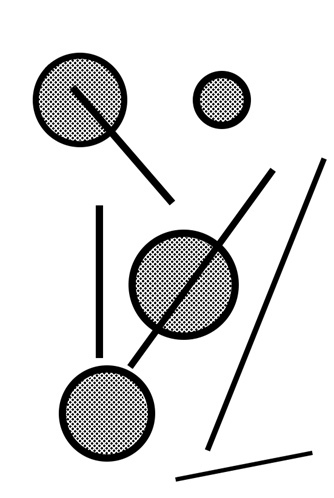
#> input picture Lab7/4-1.jpg, 334 x 498 px, found by its file name
$ python second.py
#> lines starting #> are read from the running program, lines starting #| are printed output that depends on the picture; after the words box and inside, x2 and y2 are one past the last pixel; in counts of white or black regions, pixels touching at a corner belong together
import cv2, numpy as np
from math import pi

def draw_line(x0, y0, x1, y1, img, color = (0, 139, 255), thickness = 3, lineType = cv2.LINE_8):
    cv2.line(img, (x0,y0), (x1,y1), color, thickness, lineType)

path = './Lab7/4-1.jpg'
img = cv2.imread(path, flags = cv2.IMREAD_COLOR)
#> img is the input picture: shape (498, 334, 3); min 0, max 255, mean 223.8
ker = np.full((3, 3),0.1)

img_morph = cv2.morphologyEx(img, op = cv2.MORPH_OPEN, kernel = ker, anchor = (-1, -1), iterations = 2, borderType = cv2.BORDER_DEFAULT)
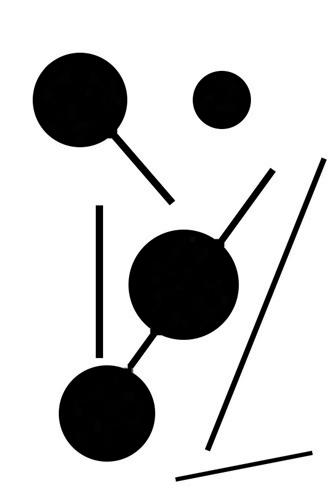
#> img_morph: shape (498, 334, 3); min 0, max 255, mean 206.5

img2G = cv2.cvtColor(img_morph, cv2.COLOR_BGR2GRAY)
_, img2 = cv2.threshold(img2G, 75, 255, type = cv2.THRESH_BINARY_INV)
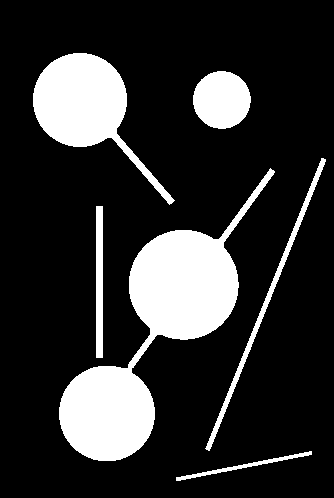
#> img2: shape (498, 334); 18.6% white; 6 white regions, box (x1, y1, x2, y2) and area: (59, 168, 275, 461) 17590, (33, 53, 175, 205) 7592, (193, 71, 251, 129) 2618, (205, 158, 326, 451) 1601, (96, 206, 103, 358) 1064, (176, 451, 312, 481) 527

lines = cv2.HoughLinesP(img2, rho = 5, theta = pi/180, threshold = 1000, minLineLength = 50, maxLineGap = 5)
#> lines = 52 rows, first 6: [72, 445, 271, 170], [102, 357, 102, 206], [206, 449, 324, 159], [158, 334, 272, 170], [100, 206, 101, 296], [105, 460, 136, 376]
circles = cv2.HoughCircles(img2G, method = cv2.HOUGH_GRADIENT, dp = 2, minDist = 20, param1 = 80, param2 = 100, minRadius = 0, maxRadius = 0)
#> circles = [[183, 285, 54.8], [107, 413, 48.8], [221, 99, 29.2], [79, 99, 48.2]]
maxlen = 0
maxindexL = 0
maxarea = 0
maxindexC = 0
for i in range(0, lines.shape[0]):
    x0,y0,x1,y1 = lines[i][0][:]
    length = ((y1-y0)**2 + (x1-x0)**2)**(1/2)
    if maxlen <= length:
        maxlen = length
        maxindexL = i
#> this loop made 52 passes
#> (x0, y0, x1, y1, length, maxlen) on pass 1: (72, 445, 271, 170, 339.4, 339.4)
#> (x0, y0, x1, y1, length) on passes 2 to 7: (102, 357, 102, 206, 151), (206, 449, 324, 159, 313.1), (158, 334, 272, 170, 199.7), (100, 206, 101, 296, 90.01), (105, 460, 136, 376, 89.54), (95, 459, 136, 353, 113.7)
#> after the loop, maxindexL = 0; maxlen = 339.4
for j in range(0, circles.shape[1]):
    x = int(circles[0][j][0])
    y = int(circles[0][j][1])
    R = int(circles[0][j][2])
    area = pi*(R**2)
    if maxarea <= area:
        maxarea = area
        maxindexC = j
#> this loop made 4 passes
#> (x, y, R, area, maxarea) on pass 1: (183, 285, 54, 9160.9, 9160.9)
#> (x, y, R, area) on passes 2 to 4: (107, 413, 48, 7238.2), (221, 99, 29, 2642.1), (79, 99, 48, 7238.2)
#> after the loop, maxarea = 9160.9; maxindexC = 0

x0, y0, x1, y1 = lines[maxindexL][0][:]
#> x0 = 72; y0 = 445; x1 = 271; y1 = 170
x = int(circles[0][maxindexC][0])
#> x = 183
y = int(circles[0][maxindexC][1])
#> y = 285
R = int(circles[0][maxindexC][2])
#> R = 54

draw_line(x0, y0, x1, y1, img_morph)
cv2.circle(img_morph, center = (x, y), radius = R, color = (0, 139, 255), thickness = 3, lineType = cv2.LINE_8)
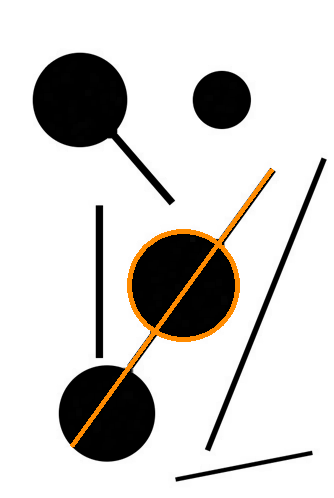
#> img_morph: shape (498, 334, 3); 1.94% of pixels changed, all inside (x1, y1, x2, y2) = (70, 168, 274, 448)

cv2.namedWindow("IMG", flags = cv2.WINDOW_AUTOSIZE)
cv2.imshow("IMG", img_morph)
key =cv2.waitKey()
#> (key Esc is pressed here)
cv2.destroyAllWindows()

$ run again, with Lab7/7_1.jpg copied over Lab7/4-1.jpg
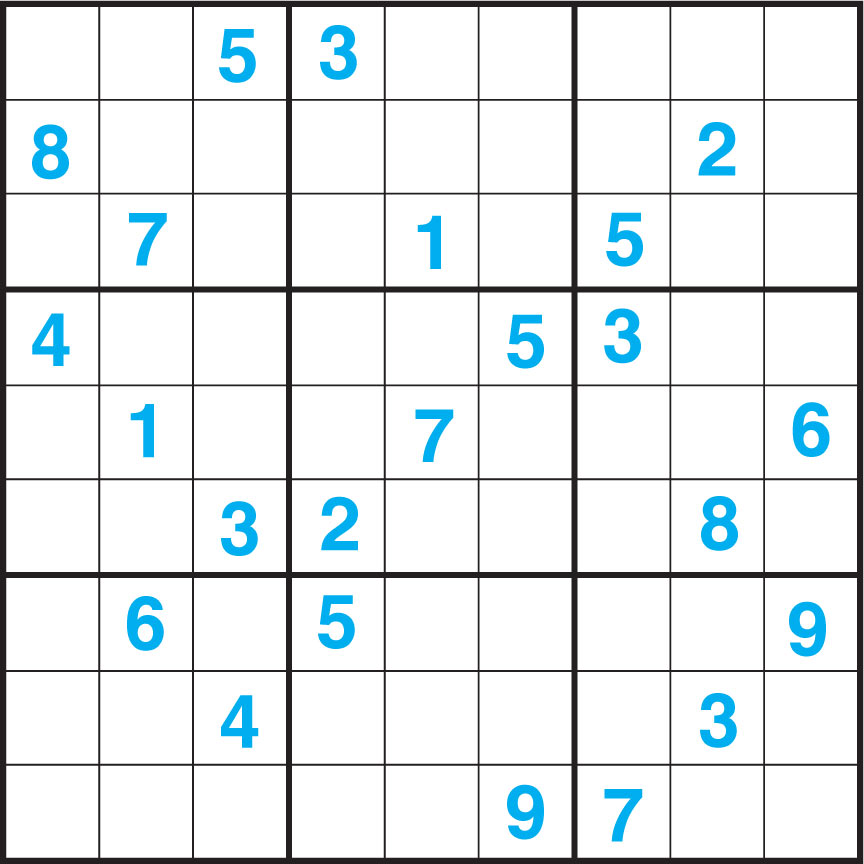
#> input picture Lab7/7_1.jpg, 864 x 864 px, found by its file name
#> img is the input picture: shape (864, 864, 3); mean B, G, R 236.2, 234.1, 228.7
#> `_, img2 = cv2.threshold(img2G, 75, 255, type = cv2.THRESH_BINARY_INV)`:
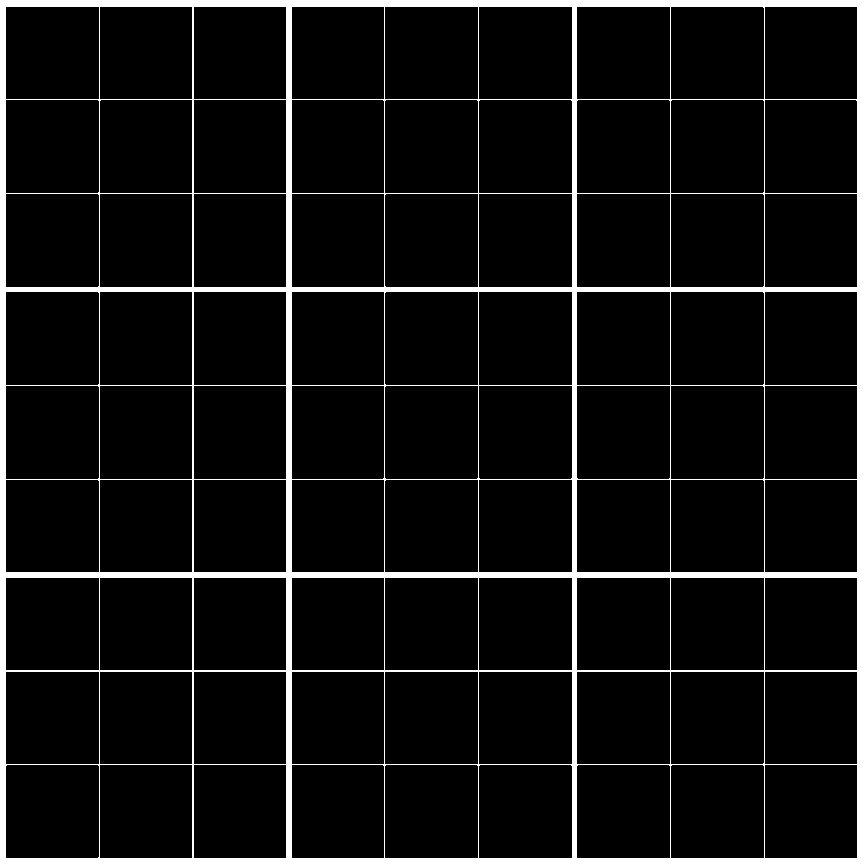
#> img2: shape (864, 864); 7.1% white; 1 white region, box (x1, y1, x2, y2) and area: (0, 0, 864, 864) 52662
#> lines = 25 rows, first 6: [862, 863, 862, 0], [0, 574, 863, 574], [0, 860, 863, 860], [574, 863, 574, 0], [0, 289, 863, 289], [0, 6, 863, 6]
#> circles = 181 rows, first 8: [211, 337, 240.2], [629, 561, 227.2], [243, 621, 142.8], [613, 595, 243.4], [239, 313, 240.4], [245, 269, 241], [613, 543, 231.6], [203, 253, 227.6]
#> the loop `for i in range(0, lines.shape[0]):` made 25 passes
#> (x0, y0, x1, y1, length) on passes 1 to 8: (862, 863, 862, 0, 863), (0, 574, 863, 574, 863), (0, 860, 863, 860, 863), (574, 863, 574, 0, 863), (0, 289, 863, 289, 863), (0, 6, 863, 6, 863), (289, 863, 289, 0, 863), (0, 0, 863, 0, 863)
#> after the loop `for i in range(0, lines.shape[0]):`: maxindexL = 7; maxlen = 863
#> the loop `for j in range(0, circles.shape[1]):` made 181 passes
#> (x, y, R, area, maxarea) on passes 1, 4: (211, 337, 240, 180955.7, 180955.7), (613, 595, 243, 185507.9, 185507.9)
#> after the loop `for j in range(0, circles.shape[1]):`: maxarea = 185507.9; maxindexC = 3
#> `x0, y0, x1, y1 = lines[maxindexL][0][:]`: x0 = 0; x1 = 863; y1 = 0
#> `x = int(circles[0][maxindexC][0])`: x = 613
#> `y = int(circles[0][maxindexC][1])`: y = 595
#> `R = int(circles[0][maxindexC][2])`: R = 243
#> `cv2.circle(img_morph, center = (x, y), radius = R, color = (0, 139, 25..`:
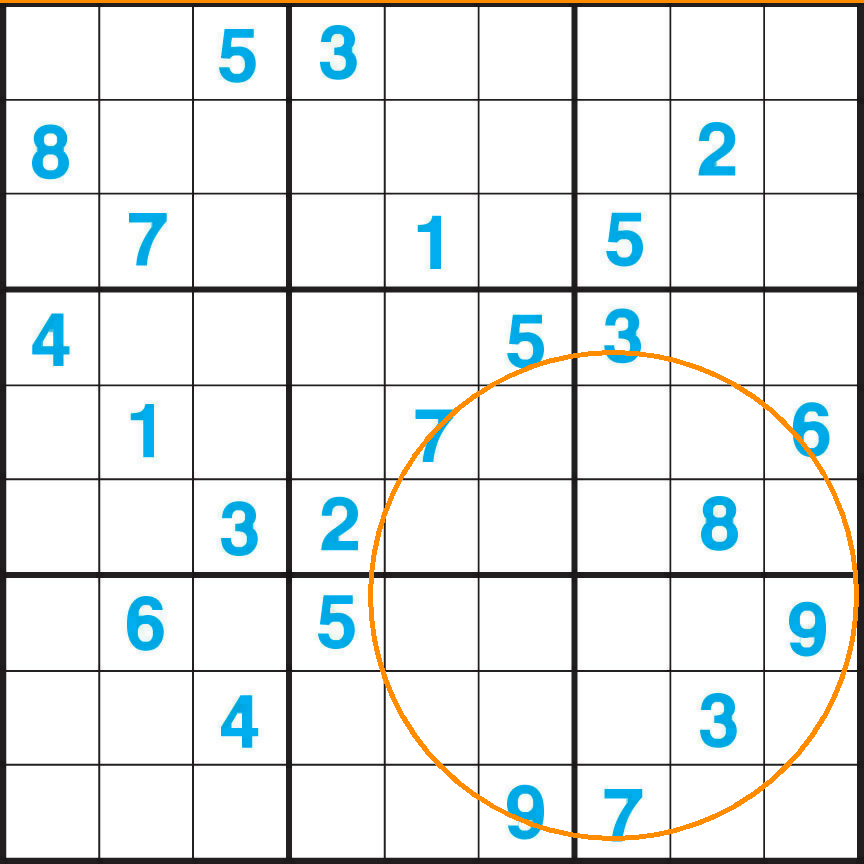
#> img_morph: shape (864, 864, 3); mean B, G, R 232.7, 232.7, 229
